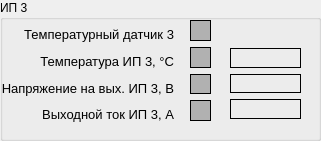
    <widget class="QGroupBox" name="powerSupplyGroupBox_3">
     <property name="enabled">
      <bool>true</bool>
     </property>
     <property name="geometry">
      <rect>
       <x>20</x>
       <y>350</y>
       <width>321</width>
       <height>141</height>
      </rect>
     </property>
     <property name="title">
      <string>ИП 3</string>
     </property>
     <widget class="QWidget" name="layoutWidget_3">
      <property name="geometry">
       <rect>
        <x>190</x>
        <y>20</y>
        <width>21</width>
        <height>101</height>
       </rect>
      </property>
      <layout class="QGridLayout" name="psIndFrameGL_3">
       <item row="0" column="0">
        <widget class="QFrame" name="tempSensFrame_3">
         <property name="autoFillBackground">
          <bool>false</bool>
         </property>
         <property name="styleSheet">
          <string notr="true">background-color: rgb(177, 177, 177);</string>
         </property>
         <property name="frameShape">
          <enum>QFrame::Box</enum>
         </property>
         <property name="frameShadow">
          <enum>QFrame::Plain</enum>
         </property>
        </widget>
       </item>
       <item row="1" column="0">
        <widget class="QFrame" name="tempFrame_3">
         <property name="autoFillBackground">
          <bool>false</bool>
         </property>
         <property name="styleSheet">
          <string notr="true">background-color: rgb(177, 177, 177);</string>
         </property>
         <property name="frameShape">
          <enum>QFrame::Box</enum>
         </property>
         <property name="frameShadow">
          <enum>QFrame::Plain</enum>
         </property>
        </widget>
       </item>
       <item row="2" column="0">
        <widget class="QFrame" name="outVoltFrame_3">
         <property name="autoFillBackground">
          <bool>false</bool>
         </property>
         <property name="styleSheet">
          <string notr="true">background-color: rgb(177, 177, 177);</string>
         </property>
         <property name="frameShape">
          <enum>QFrame::Box</enum>
         </property>
         <property name="frameShadow">
          <enum>QFrame::Plain</enum>
         </property>
        </widget>
       </item>
       <item row="3" column="0">
        <widget class="QFrame" name="outCurFrame_3">
         <property name="autoFillBackground">
          <bool>false</bool>
         </property>
         <property name="styleSheet">
          <string notr="true">background-color: rgb(177, 177, 177);</string>
         </property>
         <property name="frameShape">
          <enum>QFrame::Box</enum>
         </property>
         <property name="frameShadow">
          <enum>QFrame::Plain</enum>
         </property>
        </widget>
       </item>
      </layout>
     </widget>
     <widget class="QWidget" name="layoutWidget">
      <property name="geometry">
       <rect>
        <x>2</x>
        <y>24</y>
        <width>172</width>
        <height>101</height>
       </rect>
      </property>
      <layout class="QGridLayout" name="psLabelGL_3">
       <item row="2" column="0">
        <widget class="QLabel" name="outVoltLabel_3">
         <property name="sizePolicy">
          <sizepolicy hsizetype="Preferred" vsizetype="Preferred">
           <horstretch>0</horstretch>
           <verstretch>0</verstretch>
          </sizepolicy>
         </property>
         <property name="font">
          <font>
           <pointsize>10</pointsize>
          </font>
         </property>
         <property name="text">
          <string>Напряжение на вых. ИП 3, В</string>
         </property>
         <property name="alignment">
          <set>Qt::AlignRight|Qt::AlignTrailing|Qt::AlignVCenter</set>
         </property>
        </widget>
       </item>
       <item row="1" column="0">
        <widget class="QLabel" name="tempLabel_3">
         <property name="sizePolicy">
          <sizepolicy hsizetype="Preferred" vsizetype="Preferred">
           <horstretch>0</horstretch>
           <verstretch>0</verstretch>
          </sizepolicy>
         </property>
         <property name="font">
          <font>
           <pointsize>10</pointsize>
          </font>
         </property>
         <property name="text">
          <string>Температура ИП 3, °C</string>
         </property>
         <property name="alignment">
          <set>Qt::AlignRight|Qt::AlignTrailing|Qt::AlignVCenter</set>
         </property>
        </widget>
       </item>
       <item row="0" column="0">
        <widget class="QLabel" name="tempSensLabel_3">
         <property name="sizePolicy">
          <sizepolicy hsizetype="Preferred" vsizetype="Preferred">
           <horstretch>0</horstretch>
           <verstretch>0</verstretch>
          </sizepolicy>
         </property>
         <property name="font">
          <font>
           <pointsize>10</pointsize>
          </font>
         </property>
         <property name="text">
          <string>Температурный датчик 3</string>
         </property>
         <property name="alignment">
          <set>Qt::AlignRight|Qt::AlignTrailing|Qt::AlignVCenter</set>
         </property>
        </widget>
       </item>
       <item row="3" column="0">
        <widget class="QLabel" name="outCurLabel_3">
         <property name="sizePolicy">
          <sizepolicy hsizetype="Preferred" vsizetype="Preferred">
           <horstretch>0</horstretch>
           <verstretch>0</verstretch>
          </sizepolicy>
         </property>
         <property name="font">
          <font>
           <pointsize>10</pointsize>
          </font>
         </property>
         <property name="text">
          <string>Выходной ток ИП 3, А</string>
         </property>
         <property name="alignment">
          <set>Qt::AlignRight|Qt::AlignTrailing|Qt::AlignVCenter</set>
         </property>
        </widget>
       </item>
      </layout>
     </widget>
     <widget class="QWidget" name="layoutWidget">
      <property name="geometry">
       <rect>
        <x>230</x>
        <y>48</y>
        <width>71</width>
        <height>71</height>
       </rect>
      </property>
      <layout class="QGridLayout" name="psLabelDataGL_3">
       <item row="0" column="0">
        <widget class="QFrame" name="psTempDataFrame_3">
         <property name="frameShape">
          <enum>QFrame::Box</enum>
         </property>
         <property name="frameShadow">
          <enum>QFrame::Plain</enum>
         </property>
         <widget class="QLabel" name="psTempDataLabel_3">
          <property name="geometry">
           <rect>
            <x>0</x>
            <y>0</y>
            <width>69</width>
            <height>16</height>
           </rect>
          </property>
          <property name="sizePolicy">
           <sizepolicy hsizetype="Preferred" vsizetype="Preferred">
            <horstretch>0</horstretch>
            <verstretch>0</verstretch>
           </sizepolicy>
          </property>
          <property name="font">
           <font>
            <pointsize>10</pointsize>
           </font>
          </property>
          <property name="text">
           <string/>
          </property>
          <property name="alignment">
           <set>Qt::AlignRight|Qt::AlignTrailing|Qt::AlignVCenter</set>
          </property>
         </widget>
        </widget>
       </item>
       <item row="1" column="0">
        <widget class="QFrame" name="psVoltDataFrame_3">
         <property name="frameShape">
          <enum>QFrame::Box</enum>
         </property>
         <property name="frameShadow">
          <enum>QFrame::Plain</enum>
         </property>
         <widget class="QLabel" name="psVoltDataLabel_3">
          <property name="geometry">
           <rect>
            <x>0</x>
            <y>0</y>
            <width>69</width>
            <height>16</height>
           </rect>
          </property>
          <property name="sizePolicy">
           <sizepolicy hsizetype="Preferred" vsizetype="Preferred">
            <horstretch>0</horstretch>
            <verstretch>0</verstretch>
           </sizepolicy>
          </property>
          <property name="font">
           <font>
            <pointsize>10</pointsize>
           </font>
          </property>
          <property name="text">
           <string/>
          </property>
          <property name="alignment">
           <set>Qt::AlignRight|Qt::AlignTrailing|Qt::AlignVCenter</set>
          </property>
         </widget>
        </widget>
       </item>
       <item row="2" column="0">
        <widget class="QFrame" name="psCurDataFrame_3">
         <property name="frameShape">
          <enum>QFrame::Box</enum>
         </property>
         <property name="frameShadow">
          <enum>QFrame::Plain</enum>
         </property>
         <widget class="QLabel" name="psCurDataLabel_3">
          <property name="geometry">
           <rect>
            <x>0</x>
            <y>0</y>
            <width>69</width>
            <height>16</height>
           </rect>
          </property>
          <property name="sizePolicy">
           <sizepolicy hsizetype="Preferred" vsizetype="Preferred">
            <horstretch>0</horstretch>
            <verstretch>0</verstretch>
           </sizepolicy>
          </property>
          <property name="font">
           <font>
            <pointsize>10</pointsize>
           </font>
          </property>
          <property name="text">
           <string/>
          </property>
          <property name="alignment">
           <set>Qt::AlignRight|Qt::AlignTrailing|Qt::AlignVCenter</set>
          </property>
         </widget>
        </widget>
       </item>
      </layout>
     </widget>
    </widget>
